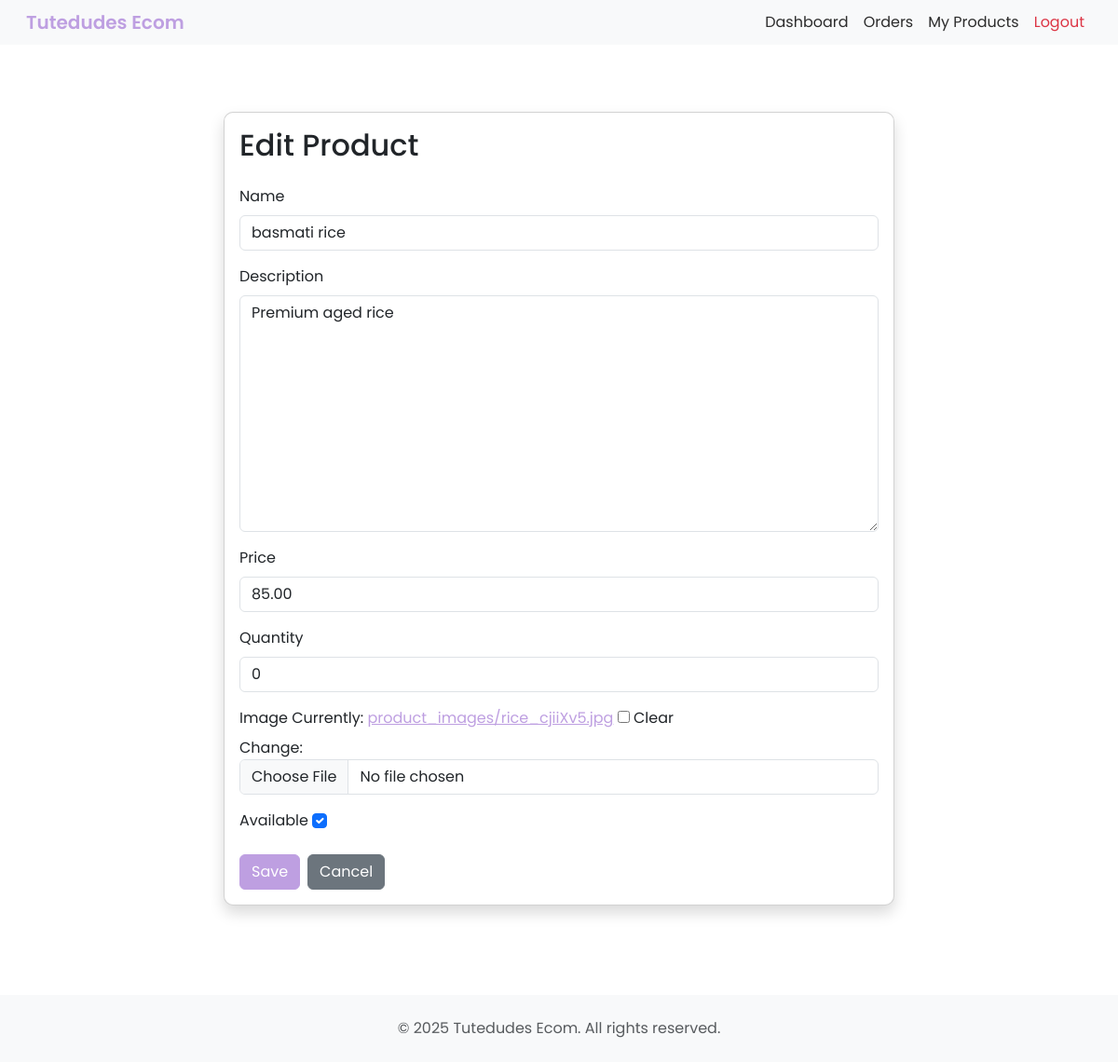
Page /vendor/products/1/edit/ (signed in) on the committed database.
### ecomApp/models.py (models this page shows, shortened)
class Product(models.Model):
    vendor = models.ForeignKey(settings.AUTH_USER_MODEL, on_delete=models.CASCADE, limit_choices_to={'is_vendor': True}, related_name='products')
    category = models.ForeignKey('Category', on_delete=models.SET_NULL, null=True, blank=True, related_name='products')
    name = models.CharField(max_length=255)
    description = models.TextField(blank=True)
    price = models.DecimalField(max_digits=10, decimal_places=2)
    quantity = models.PositiveIntegerField()
    image = models.ImageField(upload_to='product_images/', blank=True, null=True)
    available = models.BooleanField(default=True)
    created_at = models.DateTimeField(auto_now_add=True)
    updated_at = models.DateTimeField(auto_now=True)

### ecomApp/views.py (the view)
# urls.py: path('vendor/products/<int:id>/edit/', views.edit_product, name='edit_product'),
@login_required
@user_passes_test(is_vendor, login_url='/')
def edit_product(request, id):
    product = Product.objects.get(id=id, vendor=request.user)
    if request.method == 'POST':
        form = ProductForm(request.POST, request.FILES, instance=product)
        if form.is_valid():
            form.save()
            return redirect('vendor_products')
    else:
        form = ProductForm(instance=product)
    return render(request, 'product_form.html', {'form': form, 'title': 'Edit Product'})

### ecomApp/forms.py
class ProductForm(forms.ModelForm):
    class Meta:
        model = Product
        fields = ['name', 'description', 'price', 'quantity', 'image', 'available']
    def __init__(self, *args, **kwargs):
        super().__init__(*args, **kwargs)
        for name, field in self.fields.items():
            if isinstance(field.widget, (forms.CheckboxInput,)):
                field.widget.attrs.update({'class': 'form-check-input'})
            elif isinstance(field.widget, (forms.Select,)):
                field.widget.attrs.update({'class': 'form-select'})
            else:
                existing = field.widget.attrs.get('class', '')
                field.widget.attrs.update({'class': f'{existing} form-control'.strip()})

### ecomApp/views.py (called while the page is built)
def is_vendor(user):
    return user.is_authenticated and getattr(user, 'is_vendor', False)

### ecomApp/templates/product_form.html (shortened to what this page needs)
{% extends "base.html" %}
{% block content %}
<div class="container py-5">
    <div class="row justify-content-center">
        <div class="col-md-8">
            <div class="card shadow">
                <div class="card-body">
                    <h2 class="mb-4">{{ title }}</h2>
                    <form method="post" enctype="multipart/form-data">
                        {% for field in form %}
                            <div class="mb-3{% if field.widget.input_type == 'checkbox' %} form-check{% endif %}">
                                <label for="{{ field.id_for_label }}" class="{% if field.widget.input_type == 'checkbox' %}form-check-label{% else %}form-label{% endif %}">{{ field.label }}</label>
                                {{ field }}
                            </div>
                        {% endfor %}
                        <div class="d-grid gap-2 d-md-flex">
                            <button type="submit" class="btn btn-primary btn-responsive">Save</button>
                            <a href="/vendor/products/" class="btn btn-secondary btn-responsive">Cancel</a>
                        </div>
                    </form>
                </div>
            </div>
        </div>
    </div>
</div>
{% endblock %}

### ecomApp/static/css/style.css (style rules this page uses)
:root { --color-primary: #BE9FE1; --color-primary-hover: #A98BC9; --color-primary-disabled: rgba(190,159,225,0.8); --color-accent-light: #E1CCEC; --color-accent-medium: #C9B6E4; --color-bg: #FFFFFF; --color-bg-secondary: #F1F1F6; --color-text: #2C2C2C; --color-text-secondary: #6C757D; }
body { font-family: 'Poppins', sans-serif ; }
.btn-primary { background-color: var(--color-primary) ; border-color: var(--color-primary) ; }
.card { border-radius: 10px; box-shadow: 0 2px 4px rgba(0,0,0,0.1); transition: transform 0.2s; }
.form-control, .form-select { border-radius: 6px; }
.btn { border-radius: 6px; }
body { background: var(--color-bg); color: var(--color-text); }
a { color: var(--color-primary); }
.btn-responsive { width: 100%; }
@media (min-width: 768px) { .btn-responsive { width: auto; } }
html, body { height: 100%; }
body { display: flex; flex-direction: column; }

### ecomApp/templates/base.html (style rules this page uses)
body { font-family: 'Poppins', sans-serif !important; }

### rows in the picture
Product: form "basmati rice" "Premium aged rice" "85.00" "0" "☑"

### other values in the picture
{{ title }} "Edit Product"
{{ field.label }} "Name" "Description" "Price" "Quantity" "Image" "Available"
